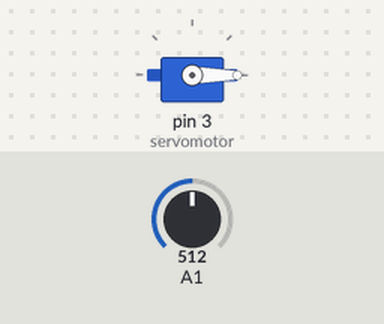
The sketch below on a simulated Arduino Uno, built with avr-gcc and run on an emulated ATmega328P. Parts: servo. Inputs (shaded band) come from the test bench; at power-on: A1 = 512.

Above: at 1.2 s.
1.3 s: A1 set to 307
2.8 s: A1 set to 285
At 4.0 s:
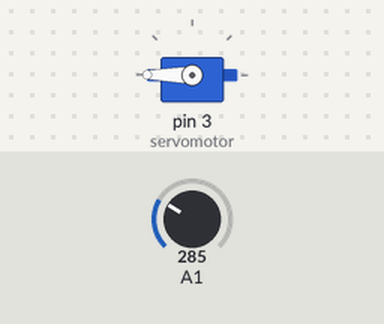
4.3 s: A1 set to 306
At 5.4 s:
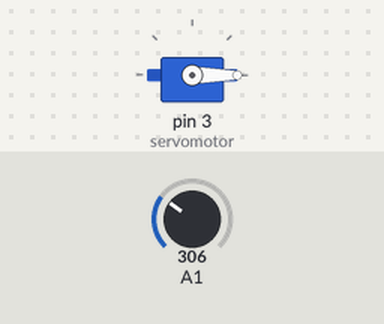
5.8 s: A1 set to 290
At 6.5 s:
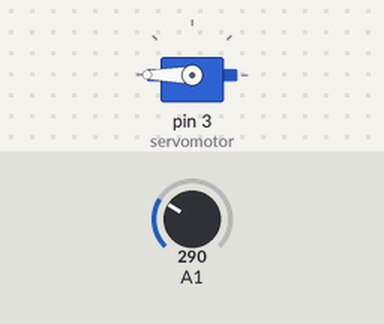
Timing chart, 0 to 8.3 s (numbered marks = the images above; inputs shaded):
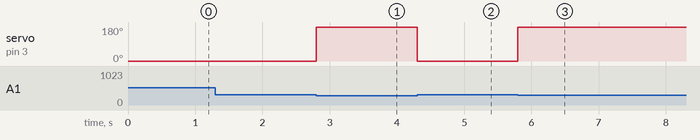

Measured:
- the behaviour switches between 300 and 299 on A1 (found by bisection; images 0 and 1)
- after the input at 1.3 s, every drawn part: stays the same
- after the input at 2.8 s, servo on pin 3 (servomotor): 0° → 180° at once
- after the input at 4.3 s, servo on pin 3 (servomotor): 180° → 0° at once
- after the input at 5.8 s, servo on pin 3 (servomotor): 0° → 180° at once

The sketch:

demo_copy_20250419094702.ino
```cpp
#include <Servo.h>
Servo servomotor;

void setup() {
  servomotor.attach(3); // servomotor connected to Arduino ~ PWM pin 3
}

void loop() {
  // Analog input from LDR to A1 pin:
  int value = analogRead(A1);

  if (value < 300) {
    servomotor.write(180); // servomotor rotates to 180°
  } else {
    servomotor.write(0);   // servomotor rotates to 0°
  }
}
```
